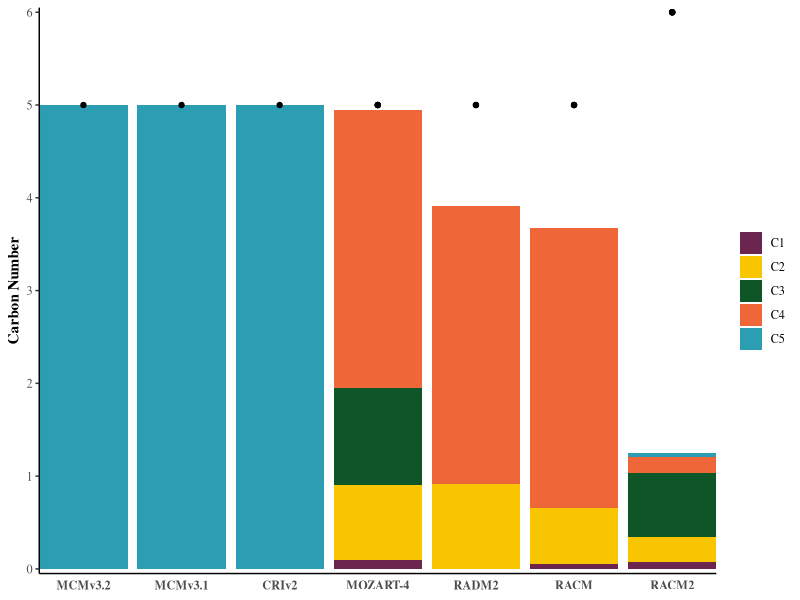

Write R code to recreate this figure.
library(ggplot2)
library(Cairo)
library(ggthemes)

Mechanism = c("MCMv3.2", "MCMv3.1", "CRIv2", "MOZART-4", "MOZART-4", "MOZART-4", "MOZART-4", "RADM2", "RADM2", "RACM", "RACM", "RACM", "RACM2", "RACM2", "RACM2", "RACM2", "RACM2")
Product = c("C5", "C5", "C5", "C4", "C3", "C2", "C1", "C4", "C2", "C4", "C2", "C1", "C5", "C4", "C3", "C2", "C1")
Reactant = c(5, 5, 5, 5, 5, 5, 5, 5, 5, 5, 5, 5, 6, 6, 6, 6, 6)
Ratio = c(5, 5, 5, 3, 1.05, 0.8, 0.1, 3.003, 0.912, 3.023, 0.6024, 0.052, 0.039, 0.169, 0.692, 0.276, 0.069)
data = data.frame(Mechanism, Reactant, Product, Ratio)

data$Mechanism = factor(data$Mechanism, levels = c("MCMv3.2", "MCMv3.1", "CRIv2", "MOZART-4", "RADM2", "RACM", "RACM2"))
data$Product = factor(data$Product, levels = c("C5", "C4", "C3", "C2", "C1"))
my.colours = c("C5" = "#2b9eb3", "C4" = "#ef6638", "C3" = "#0e5628", "C2" = "#f9c500", "C1" = "#6c254f")

plot = ggplot(data, aes(x = Mechanism, y = Ratio, fill = Product))
plot = plot + geom_bar(stat = "identity")
plot = plot + geom_point(aes(y = Reactant), show_guide = FALSE)
plot = plot + scale_y_continuous(limits = c(0, 6), breaks = seq(0, 6, 1), expand = c(0, 0.05))
plot = plot + scale_x_discrete(expand = c(0, 0))
plot = plot + scale_fill_manual(values = my.colours, limits = rev(levels(data$Product)))
plot = plot + ylab("Carbon Number")
plot = plot + theme_tufte()
plot = plot + theme(legend.title = element_blank())
plot = plot + theme(axis.title.x = element_blank())
plot = plot + theme(axis.ticks.x = element_blank())
plot = plot + theme(axis.line = element_line(colour = "black"))
plot = plot + theme(axis.title = element_text(face = "bold"))
plot = plot + theme(axis.text.x = element_text(face = "bold"))

CairoPDF(file = "HC5P_NO_C_numbers.pdf")
print(plot)
dev.off()
